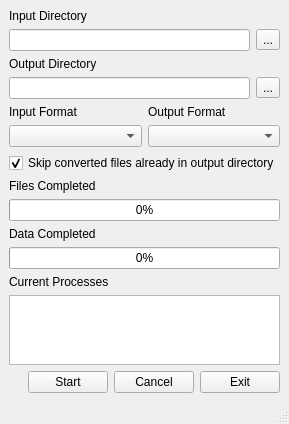
<?xml version="1.0" encoding="UTF-8"?>
<ui version="4.0">
 <class>batch_media_converter</class>
 <widget class="QMainWindow" name="batch_media_converter">
  <property name="geometry">
   <rect>
    <x>0</x>
    <y>0</y>
    <width>265</width>
    <height>419</height>
   </rect>
  </property>
  <property name="windowTitle">
   <string>Batch Media Converter</string>
  </property>
  <widget class="QWidget" name="centralwidget">
   <layout class="QVBoxLayout" name="verticalLayout_2">
    <item>
     <widget class="QLabel" name="input_directory_label">
      <property name="text">
       <string>Input Directory</string>
      </property>
     </widget>
    </item>
    <item>
     <layout class="QHBoxLayout" name="input_directory_layout">
      <item>
       <widget class="QLineEdit" name="input_directory_edit"/>
      </item>
      <item>
       <widget class="QToolButton" name="input_directory_picker">
        <property name="text">
         <string>...</string>
        </property>
       </widget>
      </item>
     </layout>
    </item>
    <item>
     <widget class="QLabel" name="output_directory_label">
      <property name="text">
       <string>Output Directory</string>
      </property>
     </widget>
    </item>
    <item>
     <layout class="QHBoxLayout" name="output_directory_layout">
      <item>
       <widget class="QLineEdit" name="output_directory_edit"/>
      </item>
      <item>
       <widget class="QToolButton" name="output_directory_picker">
        <property name="text">
         <string>...</string>
        </property>
       </widget>
      </item>
     </layout>
    </item>
    <item>
     <layout class="QHBoxLayout" name="horizontal_layout_0">
      <item>
       <layout class="QVBoxLayout" name="vertical_layout_0">
        <item>
         <widget class="QLabel" name="input_format_label">
          <property name="text">
           <string>Input Format</string>
          </property>
         </widget>
        </item>
        <item>
         <widget class="QComboBox" name="input_format_combo"/>
        </item>
       </layout>
      </item>
      <item>
       <layout class="QVBoxLayout" name="vertical_layout_1">
        <item>
         <widget class="QLabel" name="output_format_label">
          <property name="text">
           <string>Output Format</string>
          </property>
         </widget>
        </item>
        <item>
         <widget class="QComboBox" name="output_format_combo"/>
        </item>
       </layout>
      </item>
     </layout>
    </item>
    <item>
     <widget class="QCheckBox" name="skip_present_files_checkbox">
      <property name="text">
       <string>Skip converted files already in output directory</string>
      </property>
      <property name="checked">
       <bool>true</bool>
      </property>
     </widget>
    </item>
    <item>
     <widget class="QLabel" name="files_completed_label">
      <property name="text">
       <string>Files Completed</string>
      </property>
     </widget>
    </item>
    <item>
     <widget class="QProgressBar" name="files_completed_progress">
      <property name="value">
       <number>0</number>
      </property>
     </widget>
    </item>
    <item>
     <widget class="QLabel" name="data_completed_label">
      <property name="text">
       <string>Data Completed</string>
      </property>
     </widget>
    </item>
    <item>
     <widget class="QProgressBar" name="data_completed_progress">
      <property name="value">
       <number>0</number>
      </property>
     </widget>
    </item>
    <item>
     <widget class="QLabel" name="current_processes_label">
      <property name="text">
       <string>Current Processes</string>
      </property>
     </widget>
    </item>
    <item>
     <widget class="QListWidget" name="current_processes_list"/>
    </item>
    <item>
     <layout class="QHBoxLayout" name="actions_section_layout">
      <item>
       <spacer name="horizontal_space_0">
        <property name="orientation">
         <enum>Qt::Horizontal</enum>
        </property>
        <property name="sizeHint" stdset="0">
         <size>
          <width>40</width>
          <height>20</height>
         </size>
        </property>
       </spacer>
      </item>
      <item>
       <widget class="QPushButton" name="start_button">
        <property name="text">
         <string>Start</string>
        </property>
       </widget>
      </item>
      <item>
       <widget class="QPushButton" name="cancel_button">
        <property name="text">
         <string>Cancel</string>
        </property>
       </widget>
      </item>
      <item>
       <widget class="QPushButton" name="exit_button">
        <property name="text">
         <string>Exit</string>
        </property>
       </widget>
      </item>
     </layout>
    </item>
   </layout>
  </widget>
  <widget class="QStatusBar" name="statusbar"/>
 </widget>
 <resources/>
 <connections/>
</ui>
